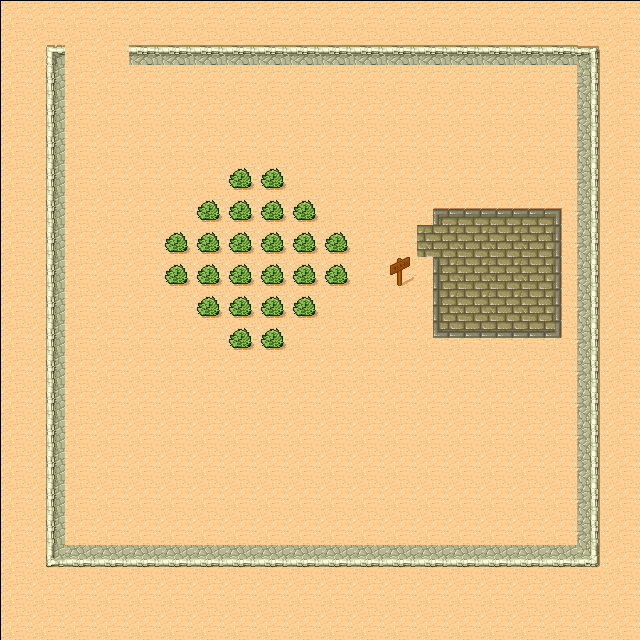

A level layout from a 2D game, rendered from its tile map. Below: a short description, then the map file with tile-grid data replaced by summaries:
An orthogonal 20x20 tile map with 32x32 px tiles, 1 tile layer (Camada de Tiles 1).

<map version="1.2" tiledversion="1.2.2" orientation="orthogonal" renderorder="right-down" width="20" height="20" tilewidth="32" tileheight="32" infinite="0" nextlayerid="2" nextobjectid="1">
 <tileset firstgid="1" source="Desert Spacing.tsx" />
 <layer id="1" name="Camada de Tiles 1" width="20" height="20">
  <data>[400 cells, 400 non-empty, 20 distinct tile ids]</data>
 </layer>
</map>
